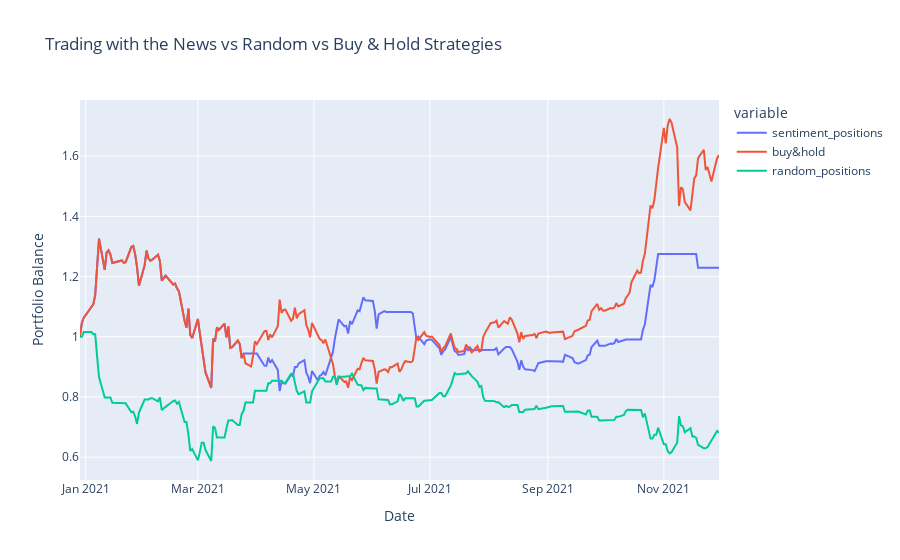

Notebook code cell kept with this figure:
### Markdown cell above
# Visualizing Results

### Code cell
# Visualizing results
fig = px.line(
    performance,
    x=performance.index,
    y=performance.columns,
    title='Trading with the News vs Random vs Buy & Hold Strategies',
    labels={"value": "Portfolio Balance",
            "date": "Date"}
)

fig.show()

### Figure 1 — Plotly figure (JSON) as saved in the notebook; plotly's stock layout.template omitted (floating-point values rounded to 4 significant figures; data arrays with more than 128 entries replaced by an {"elided": "..."} marker saying what was removed)
{"data": [{"hovertemplate": "variable=sentiment_positions<br>Date=%{x}<br>Portfolio Balance=%{y}<extra></extra>", "legendgroup": "sentiment_positions", "line": {"color": "#636efa", "dash": "solid"}, "mode": "lines", "name": "sentiment_positions", "orientation": "v", "showlegend": true, "type": "scatter", "x": {"elided": "228 str values"}, "xaxis": "x", "y": {"elided": "228 float values"}, "yaxis": "y"}, {"hovertemplate": "variable=buy&hold<br>Date=%{x}<br>Portfolio Balance=%{y}<extra></extra>", "legendgroup": "buy&hold", "line": {"color": "#EF553B", "dash": "solid"}, "mode": "lines", "name": "buy&hold", "orientation": "v", "showlegend": true, "type": "scatter", "x": {"elided": "228 str values"}, "xaxis": "x", "y": {"elided": "228 float values"}, "yaxis": "y"}, {"hovertemplate": "variable=random_positions<br>Date=%{x}<br>Portfolio Balance=%{y}<extra></extra>", "legendgroup": "random_positions", "line": {"color": "#00cc96", "dash": "solid"}, "mode": "lines", "name": "random_positions", "orientation": "v", "showlegend": true, "type": "scatter", "x": {"elided": "228 str values"}, "xaxis": "x", "y": {"elided": "228 float values"}, "yaxis": "y"}], "layout": {"autosize": true, "legend": {"title": {"text": "variable"}, "tracegroupgap": 0}, "title": {"text": "Trading with the News vs Random vs Buy & Hold Strategies"}, "xaxis": {"anchor": "y", "autorange": true, "domain": [0, 1], "range": ["2020-12-29", "2021-11-30"], "title": {"text": "Date"}, "type": "date"}, "yaxis": {"anchor": "x", "autorange": true, "domain": [0, 1], "range": [0.524, 1.787], "title": {"text": "Portfolio Balance"}, "type": "linear"}}}
